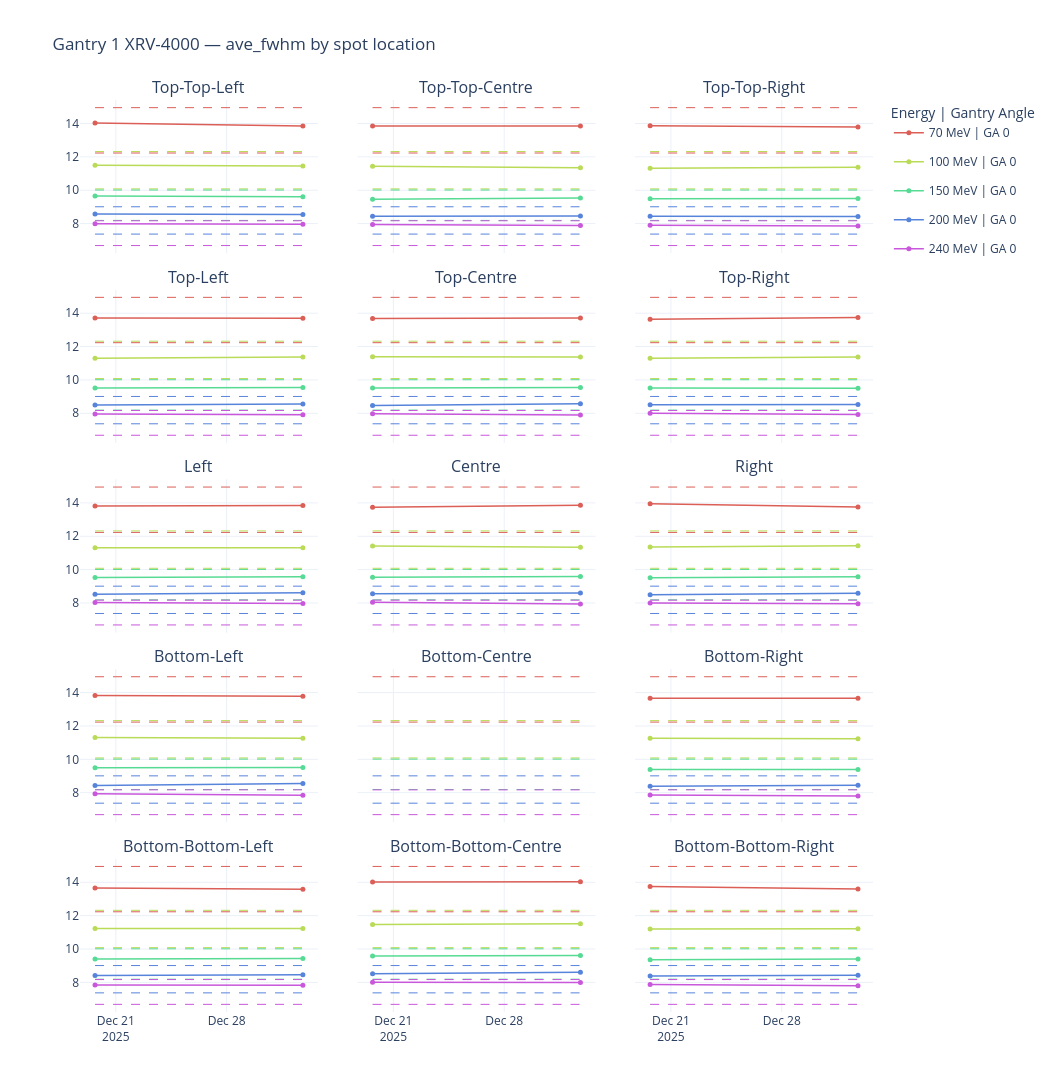

Notebook code cell kept with this figure:
### Code cell
plotly_fwhm_spot_matrix(
    fwhm_df,
    gantry="Gantry 1",
    device="XRV-4000",
    energy=[70, 100, 150, 200, 240],
    gantry_angle=[0, 90, 180, 270],
    n_months=6,
    fwhm_col="ave_fwhm",
    ref_df=ref_df,
    ref_source="TPS"
)
